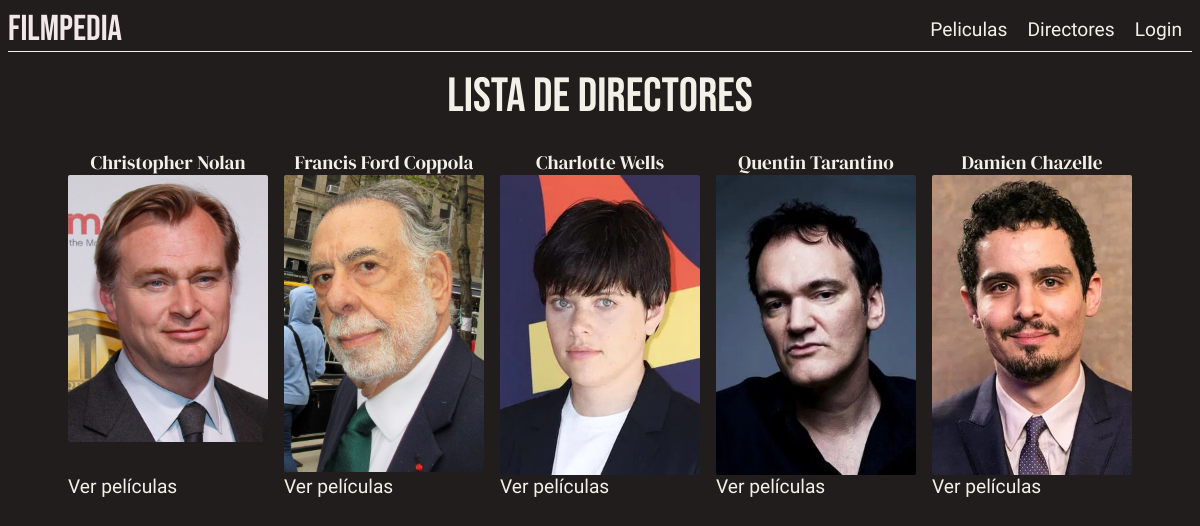
The app's page /verDirectores, older data.
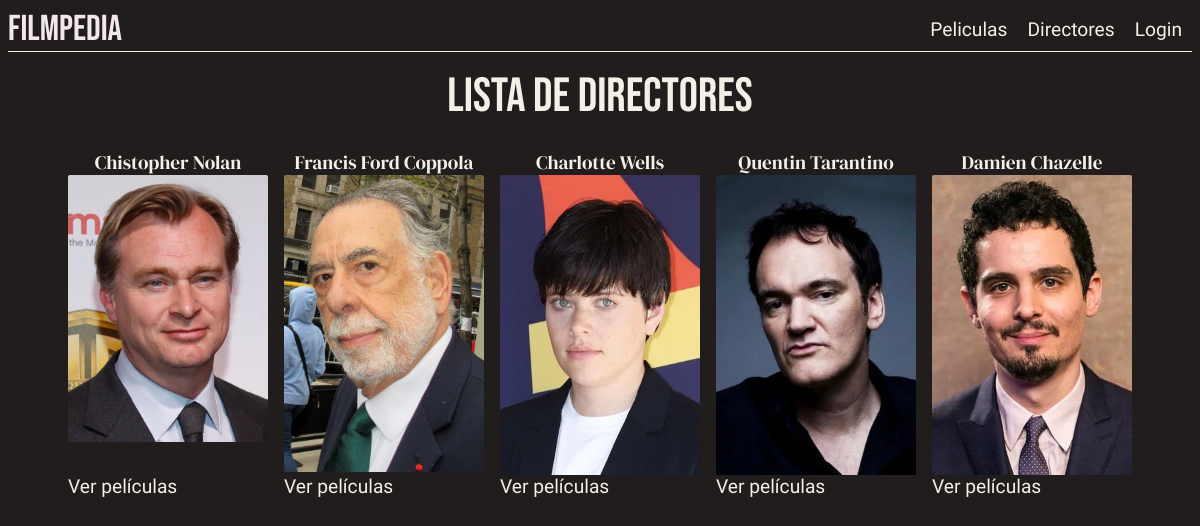
The same page, newer data.
### tables this page shows
CREATE TABLE `directores` (
  `id` int(11) NOT NULL,
  `nombre` varchar(255) NOT NULL,
  `imagen` varchar(50) NOT NULL
);

### app/views/director.view.php (called while the page is built, shortened)
<?php
    require_once 'app/controllers/director.controller.php';
    require_once 'app/models/director.model.php';
    class DirectorView {
        public function showDirectors($directores) {
            require_once 'templates/directors.phtml';
        }
    }

### app/controllers/director.controller.php (called while the page is built, shortened)
<?php
    require_once 'app/models/director.model.php';
    require_once 'app/views/director.view.php';
    class DirectorController {
        private $model;
        private $view;
        public function __construct() {
            $this->model = new DirectorModel();
            $this->view = new DirectorView();
        }
        public function showDirectors() {
            $directors = $this->model->getDirectors();
            $this->view->showDirectors($directors);
        }
    }

### app/models/director.model.php (called while the page is built, shortened)
<?php
require_once 'app/controllers/director.controller.php';
require_once 'app/views/director.view.php';
class DirectorModel
{
    private $db;
    public function __construct() {
        $this->db = new PDO('mysql:host=localhost;dbname=tpe;charset=utf8', 'root', '');
    }
    function getDirectors() {
        $query = $this->db->prepare('SELECT * FROM directores');
        $query->execute();
        return $query->fetchAll(PDO::FETCH_OBJ);
    }
}

### templates/directors.phtml (the view, shortened to what this page needs)
<?php require_once 'layout/header.phtml'; ?>
    <h1 class="ul-h1">Lista de directores</h1>
<ul class="ul-directors">
    <?php foreach ($directores as $director): ?>
        <li>
            <h2><?= htmlspecialchars($director->nombre) ?></h2>
            <div class="img-box">
                <img src="<?= htmlspecialchars($director->imagen) ?>" alt="Imagen del director">
            </div>
            <a href="verPeliculasDirector/<?= $director->id ?>" class="a-animation">Ver películas</a>
        </li>
    <?php endforeach; ?>
</ul>

### router.php (shortened to what this page needs)
<?php
require_once 'app/controllers/director.controller.php';
$action = 'peliculas';
if (!empty( $_GET['action'])) {
    $action = $_GET['action'];
}
$params = explode('/', $action);
switch ($params[0]) {
    case 'verDirectores':
        $controller = new directorController();
        $controller->showDirectors();
        break;
}

### templates/layout/header.phtml (shortened to what this page needs)
<!DOCTYPE html>
<html lang="en">
<head>
    <link href="https://fonts.googleapis.com/css2?family=Bebas+Neue&family=Rufina:wght@400;700&display=swap" rel="stylesheet">    <link rel="stylesheet" href="css/style.css?v=1.0">
</head>
<body>
<header>
    <nav>
        <h1>
            <a href="" class="a-animation title">Filmpedia </a>
        </h1>
        <ul>
            <li>
                <a href="<?= BASE_URL . '/peliculas' ?>" class="a-animation">Peliculas</a>
            </li>
            <li>
                <a href="<?= BASE_URL . '/verDirectores' ?>" class="a-animation">Directores</a>
            </li>
            <?php if (isset($_SESSION['ID_USER'])): ?>
                <li>
                    <a href="<?= BASE_URL . '/logout' ?>" class="a-animation">Logout</a>
                </li>
            <?php else: ?>
                <li>
                    <a href="<?= BASE_URL . '/showLogin' ?>" class="a-animation">Login</a>
                </li>
            <?php endif; ?>
        </ul>
    </nav>
</header>

### css/style.css (style rules this page uses)
body { color: #F2F1E8; font-family: "DM Serif Display", sans-serif; background-color: #201d1c; }
h1 { margin: 0; }
.title { text-decoration: none; font-size: 1.5em; font-weight: 400; font-family: "Bebas Neue", sans-serif; color: #f2e8ea; margin: 0; padding: 0; }
nav { display: flex; justify-content: space-between; align-items: center; border-bottom: 1px solid #F2F1E8; margin-bottom: 1em; }
nav ul { display: flex; justify-content: space-between; align-items: center; list-style: none; margin: 0; }
nav ul li { margin: 0 10px; }
a { font-family: "Rufina", sans-serif; text-decoration: none; color: #F2F1E8; font-size: 1.2em; font-weight: 400; position: relative; }
.a-animation::after { content: ''; position: absolute; bottom: -2px; left: 0; width: 0; height: 2px; background-color: #F2F1E8; transition: width 0.3s ease-in-out; }
h2 { font-size: 2em; font-weight: 400; font-family: "DM Serif Display", sans-serif; color: #F2F1E8; margin: 0; padding: 0; }
.ul-directors { display: flex; justify-content: center; padding: 0; margin-bottom: 4em; }
.ul-directors a { align-self: self-start; }
.ul-directors li { display: flex; flex-direction: column; list-style: none; margin: 0.5em; padding: 0; }
.ul-directors h2 { font-size: 1.2em; font-weight: 400; font-family: "DM Serif Display", sans-serif; margin: 0; padding: 0; align-self: center; white-space: nowrap; overflow: hidden; text-overflow: ellipsis; max-width: 22ch; }
.ul-directors img { width: 200px; height: auto; border-radius: 2px; }
.img-box { height: 300px; }
.ul-h1 { font-size: 3em; font-weight: 400; font-family: "Bebas Neue", sans-serif; text-transform: uppercase; padding: 0; justify-self: center; }

Row changes from the older to the newer data that the page shows:
changed directores: nombre "Christopher Nolan" → "Chistopher Nolan"
